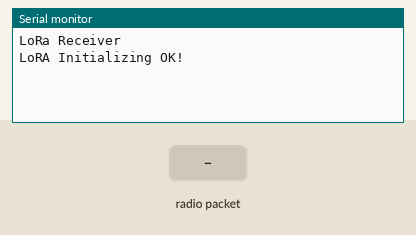
Recording of a sketch running on a simulated ESP32. Shown: the last lines printed to the serial monitor. The test bench sets the inputs (shaded band). No radio packets arrive unless stated.

Above: at 1.2 s.
1.3 s: radio packet "1" arrives
At 2.5 s:
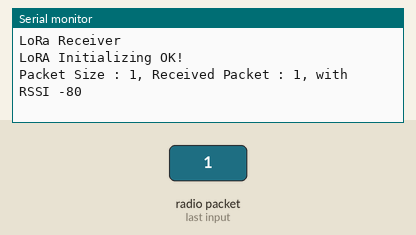
2.8 s: radio packet "0" arrives
At 3.6 s:
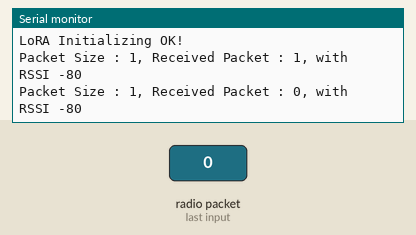
4.3 s: radio packet "2" arrives
At 4.8 s:
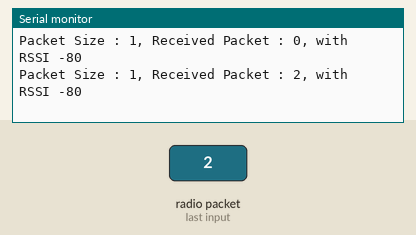

Measured:
- after the input at 1.3 s, the serial monitor: prints a new line at once (image 1)
- after the input at 2.8 s, the serial monitor: prints a new line at once (image 2)
- after the input at 4.3 s, the serial monitor: prints a new line at once (image 3)

The sketch:

receiver.ino
```cpp
// ESP32
#include <SPI.h>
#include <LoRa.h>

#define SS 5
#define RST 14
#define DIO0 2

void setup() {
	Serial.begin(115200);
	Serial.println("LoRa Receiver");
	LoRa.setPins(SS, RST, DIO0);

	while(!LoRa.begin(433E6)) {
		Serial.println(".");
		delay(500);
	}
	LoRa.setSyncWord(0xA5);
	Serial.println("LoRA Initializing OK!");
	/*
	LoRa.setTxPower(20);
	LoRa.setFrequency();
	LoRa.setSpreadingFactor();
	LoRa.setSignalBandwidth();
	*/
}

void loop() {
	int packet_size = LoRa.parsePacket();
	if(packet_size) {
		Serial.print("Packet Size : ");
		Serial.print(packet_size);
		Serial.print(", Received Packet : ");
		while(LoRa.available()) {
			Serial.print((char) LoRa.read());
		}

		Serial.print(", with RSSI ");
		Serial.println(LoRa.packetRssi());
	}
}
```
